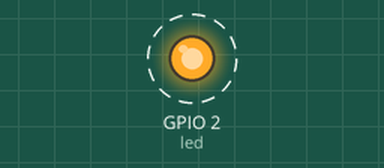
The program below on a simulated ESP8266 board running MicroPython. Shown: output pins drawn as LEDs (lit = HIGH, except the on-board LED, lit = LOW). Dashed ring = blinking.

Above: at 0.5 s.
Timing chart, 0 to 4.6 s (numbered marks = the images above):
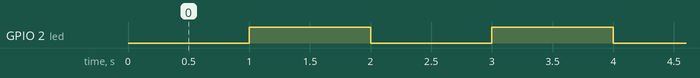

The program:

main.py
```python
import machine
import time

# Most NodeMCUs have the internal LED on GPIO 2
# Note: Pin(2) corresponds to D4 on the board
led = machine.Pin(2, machine.Pin.OUT)

while True:
    led.value(0)   # 0 is LOW (LED ON for active-low boards)
    time.sleep(1)  # Wait 1 second
    led.value(1)   # 1 is HIGH (LED OFF)
    time.sleep(1)  # Wait 1 second
```

Measured:
- by itself, GPIO 2 (led): alternates HIGH for 1.0 s and LOW for 1.0 s
